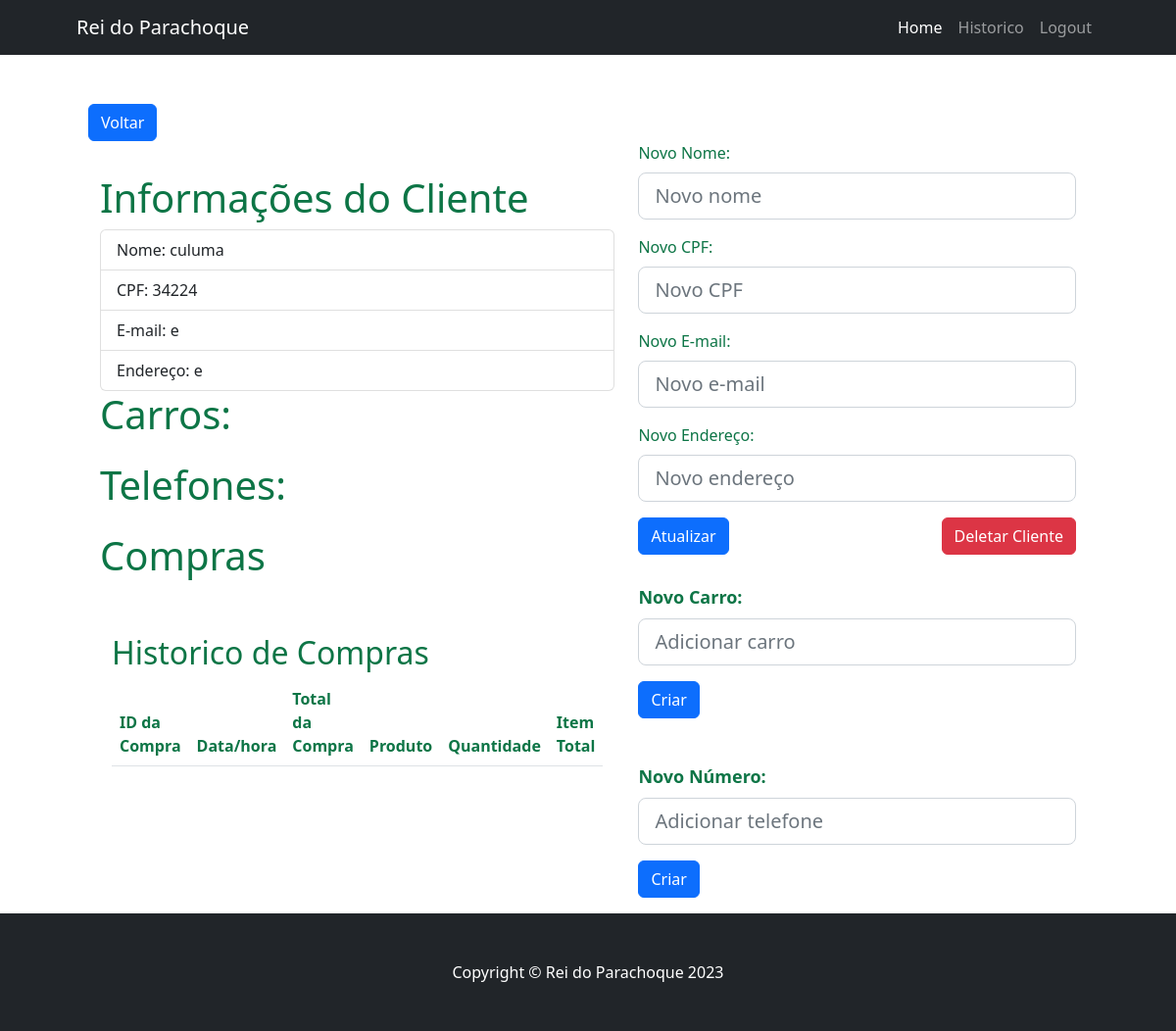
Page /client/culuma (signed in) on the earlier database version.
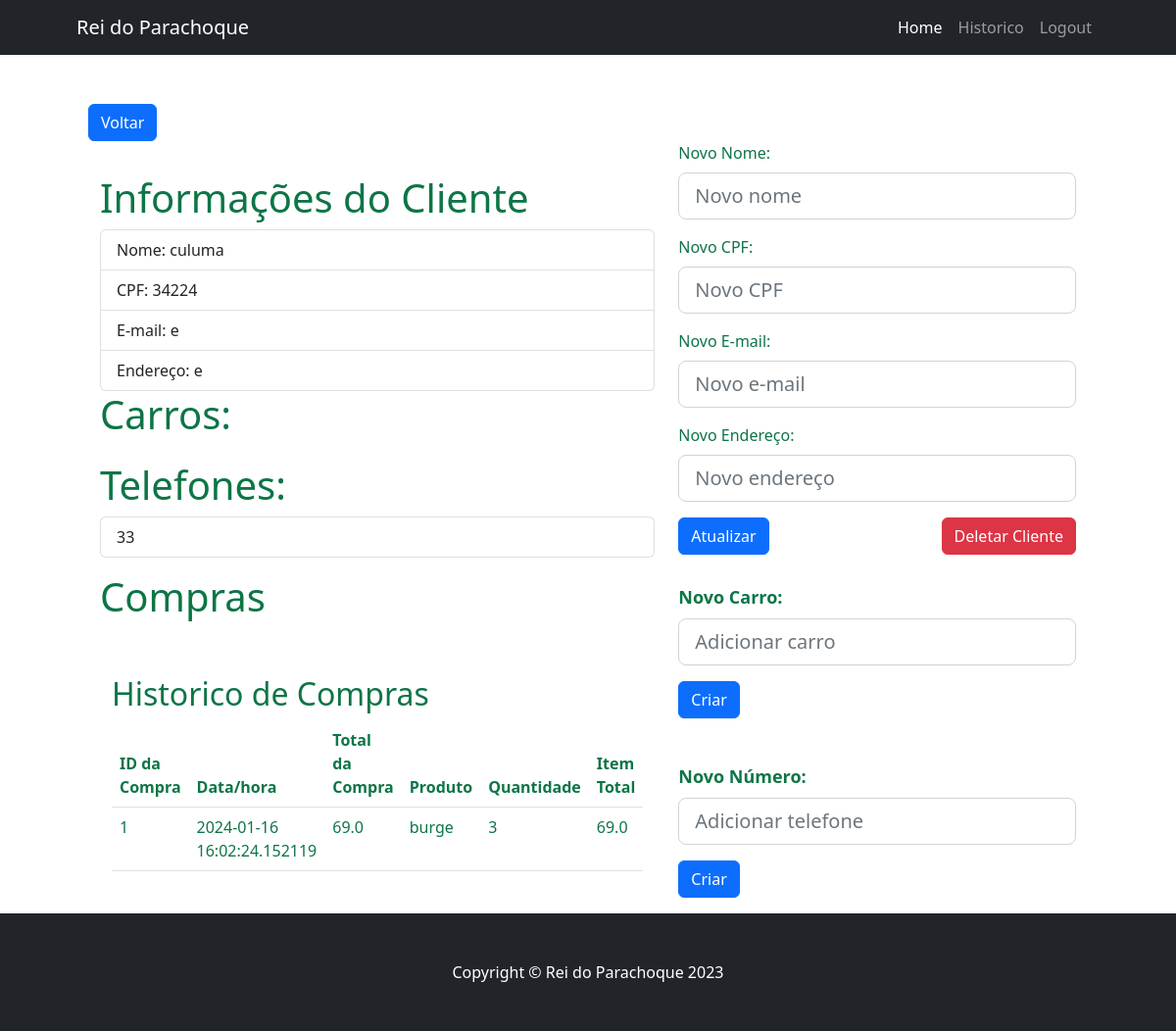
Same page on the later database version.
### app/models/tables.py (models this page shows, shortened)
class Client(db.Model):
    id = db.Column(db.Integer, primary_key=True)
    name = db.Column(db.String(80))
    email = db.Column(db.String(120))
    address = db.Column(db.String(120))
    cpf = db.Column(db.String(120), unique=True)

class Phone(db.Model):
    id = db.Column(db.Integer, primary_key=True)
    number = db.Column(db.String(80))
    client_id = db.Column(db.Integer, db.ForeignKey('client.id'))
    client = db.relationship('Client', backref='phones')

class Kart(db.Model):
    id = db.Column(db.Integer, primary_key=True)
    date = db.Column(db.DateTime, default=datetime.utcnow)
    total = db.Column(db.Float)
    client_id = db.Column(db.Integer, db.ForeignKey('client.id'))
    client = db.relationship('Client', backref='karts')
    confirmed = db.Column(db.Boolean, default=False)

class Product(db.Model):
    id = db.Column(db.Integer, primary_key=True)
    name = db.Column(db.String(80))
    price = db.Column(db.Float)
    code = db.Column(db.String(80), unique=True)
    quantity = db.Column(db.Integer, default=0)
    description = db.Column(db.String(120))

### app/controllers/default.py (the view, shortened to what this page needs)
@app.route('/client/<name>', methods=['GET', 'POST'])
@login_required
def client(name):
    form = ClientAtualizeForm()
    car_form = CarAddForm()
    phone_form = PhoneAddForm()
    client_cars = []
    client_phones = []
    client = Client.query.filter(or_(Client.name == name, Client.cpf == name)).first()
    products = Product.query.all()
    itens = (
        db.session.query(
            Kart.id.label('cart_id'),
            Kart.date.label('cart_date'),
            Kart.total.label('cart_total'),
            Product.name.label('product_name'),
            KartItem.quantity.label('item_quantity'),
            func.sum(KartItem.total).label('item_total')
        )
        .join(KartItem, Kart.id == KartItem.kart_id)
        .join(Product, KartItem.product_id == Product.id)
        .join(Client, Kart.client_id == Client.id)
        .filter(Client.id == client.id)  # Separate filter conditions with a comma
        .group_by(Kart.id, Product.id)
        .all()
    ) if client else []
    client_cars = Car.query.filter_by(client_id=client.id).all() if client else []
    client_phones = Phone.query.filter_by(client_id=client.id).all() if client else []
    return render_template('client.html', cliente=client, form=form, carros=client_cars, car_form=car_form, phone_form=phone_form, phones=client_phones, itens=itens)

### app/models/forms.py
class ClientAtualizeForm(FlaskForm):
    clientName = StringField('Nome do Cliente', render_kw={"autocomplete": "off"})
    clientAddress = StringField('Endereço do Cliente', render_kw={"autocomplete": "off"})
    clientCPF = StringField('CPF do Cliente', render_kw={"autocomplete": "off"})
    clientEmail = StringField('E-mail do Cliente', render_kw={"autocomplete": "off"})
    submit = SubmitField('Atualizar')

class CarAddForm(FlaskForm):
    modelo = StringField('Modelo do Carro', render_kw={"autocomplete": "off"})
    submit = SubmitField('Criar')

### app/controllers/default.py (called while the page is built)
@login_manager.user_loader
def load_user(user_id):
    return User.query.get(int(user_id))

### app/models/tables.py (called while the page is built)
    @property
    def is_authenticated(self):
        return True

### app/templates/client.html (shortened to what this page needs)
{% extends "base.html" %}
{% block stylesheets %}
<link href="../static/css/client.css" rel="stylesheet">
{% endblock %}
{% block content%}
<div class="container" style="margin-top: 50px">
    <button class="btn btn-primary" onclick="window.location.href='/search_client'">Voltar</button>
    {% if cliente %}
    <div class="container">
        <div class="row">
            <div class="col-sm">
                <h1 style="margin-top: 34px">Informações do Cliente</h1>
                <ul class="list-group" style="list-style: none;">
                    <li class="list-group-item">Nome: {{cliente.name}}</li>
                    <li class="list-group-item">CPF: {{cliente.cpf}}</li>
                    <li class="list-group-item">E-mail: {{cliente.email}}</li>
                    <li class="list-group-item">Endereço: {{cliente.address}}</li>
                </ul>
                <div class="mb-3">
                    <h1>Carros: </h1>
                </div>
                <div class="mb-3">
                    <h1>Telefones:</h1>
                    <ul class="list-group" style="list-style: none;">
                        {% for phone in phones %}
                        <li class="list-group-item"><a href="{{url_for('edit_phone', phone_id=phone.id)}}">{{phone.number}}</a></li>
                        {% endfor %}
                    </ul>
                </div>
                <div class="mb-3">
                    <h1>Compras</h1>
                </div>
                <div class="container mt-5">
                    <h2>Historico de Compras</h2>
                    <table class="table">
                        <thead class="thead-light">
                            <tr>
                                <th>ID da Compra</th>
                                <th>Data/hora</th>
                                <th>Total da Compra</th>
                                <th>Produto</th>
                                <th>Quantidade</th>
                                <th>Item Total</th>
                            </tr>
                        </thead>
                        <tbody>
                            {% for row in itens %}
                                <tr>
                                    <td>{{ row.cart_id }}</td>
                                    <td>{{ row.cart_date }}</td>
                                    <td>{{ row.cart_total }}</td>
                                    <td>{{ row.product_name }}</td>
                                    <td>{{ row.item_quantity }}</td>
                                    <td>{{ row.item_total }}</td>
                                </tr>
                            {% endfor %}
                        </tbody>
                    </table>
                </div>
            </div>
            <div class="col-sm">
                <form id="clientAtt" action="/client/{{cliente.name}}" method="POST">
                    <div class="mb-3">
                        <label class="form-label">Novo Nome:</label>
                        {{ form.clientName(class="form-control form-control-lg", placeholder="Novo nome") }}
                    </div>
                    <div class="mb-3">
                        <label class="form-label">Novo CPF:</label>
                        {{ form.clientCPF(class="form-control form-control-lg", placeholder="Novo CPF") }}
                    </div>
                    <div class="mb-3">
                        <label class="form-label">Novo E-mail:</label>
                        {{ form.clientEmail(class="form-control form-control-lg", placeholder="Novo e-mail") }}
                    </div>
                    <div class="mb-3">
                        <label class="form-label">Novo Endereço:</label>
                        {{ form.clientAddress(class="form-control form-control-lg", placeholder="Novo endereço") }}
                    </div>
                    {{ form.submit(class="btn btn-primary") }}
                    <a href="/delete_client/{{ cliente.name }}" class="btn btn-danger float-end">Deletar Cliente</a>
                </form>
                <div class="mb-3">
                    <form id="carAdd" action="/client/{{cliente.name}}/add_car" method="POST">
                        <div class="mb-3">
                            <label class="form-label" style="margin-top: 30px; font-weight: bold; font-size: large">Novo Carro:</label>
                            {{ car_form.modelo(class="form-control form-control-lg", placeholder="Adicionar carro") }}
                        </div>
                        {{ car_form.submit(class="btn btn-primary") }}
                    </form>
                </div>
                <div class="mb-3">
                    <form id="phoneAdd" action="/client/{{cliente.name}}/add_phone" method="POST">
                        <div class="mb-3">
                             <label class="form-label" style="margin-top: 30px; font-weight: bold; font-size: large">Novo Número:</label>
                            {{ phone_form.number(class="form-control form-control-lg", placeholder="Adicionar telefone") }}
                        </div>
                        {{ phone_form.submit(class="btn btn-primary") }}
                    </form>
                </div>
            </div>
        </div>
    </div>
    {% else %}
    <h1>Cliente não encontrado</h1>
    {% endif %}
</div>
{% endblock %}

### app/templates/base.html (shortened to what this page needs)
<!DOCTYPE html>
<html lang="en">
<head>
    <link href="../static/css/styles.css" rel="stylesheet" />
    {% block stylesheets %}
    {% endblock %}
</head>
<body class="d-flex flex-column">
    <nav class="navbar navbar-expand-lg navbar-dark bg-dark">
        <div class="container px-5">
            <a class="navbar-brand" href="/logout">Rei do Parachoque</a>
            <div class="collapse navbar-collapse" id="navbarSupportedContent">
                <ul class="navbar-nav ms-auto mb-2 mb-lg-0">
                    {% if current_user.is_authenticated %}
                    <li class="nav-item"><a class="nav-link active" aria-current="page" href="home">Home</a></li>
                    <li class="nav-item"><a class="nav-link" href="/sale_history">Historico</a></li>
                    <li class="nav-item"><a class="nav-link" href="/logout">Logout</a></li>
                    {% else %}
                    <li class="nav-item"><a class="nav-link active" aria-current="page" href="index">Inicio</a></li>
                    <li class="nav-item"><a class="nav-link" href="login">Login</a></li>
                    {% endif %}
                </ul>
            </div>
        </div>
    </nav>
    <div class="container px-4 px-lg-5 flex-grow-1">
        {% block content %}
        {% endblock %}
    </div>
    <footer class="py-5 bg-dark">
        <div class="container px-4 px-lg-5"><p class="m-0 text-center text-white">Copyright &copy; Rei do Parachoque 2023</p></div>
    </footer>
</body>
</html>

### app/static/css/client.css (style rules this page uses)
ul li a { color: inherit; text-decoration: none; transition: color 0.3s ease; }

### app/templates/base.html (style rules this page uses)
body { display: flex; flex-direction: column; min-height: 100vh; }
.flex-grow-1 { flex-grow: 1; }

Differences in the rows shown:
added Phone: number "33"
added Kart: cart_id "1", cart_date "2024-01-16 16:02:24.152119", cart_total "69.0", product_name "burge", item_quantity "3", item_total "69.0"
